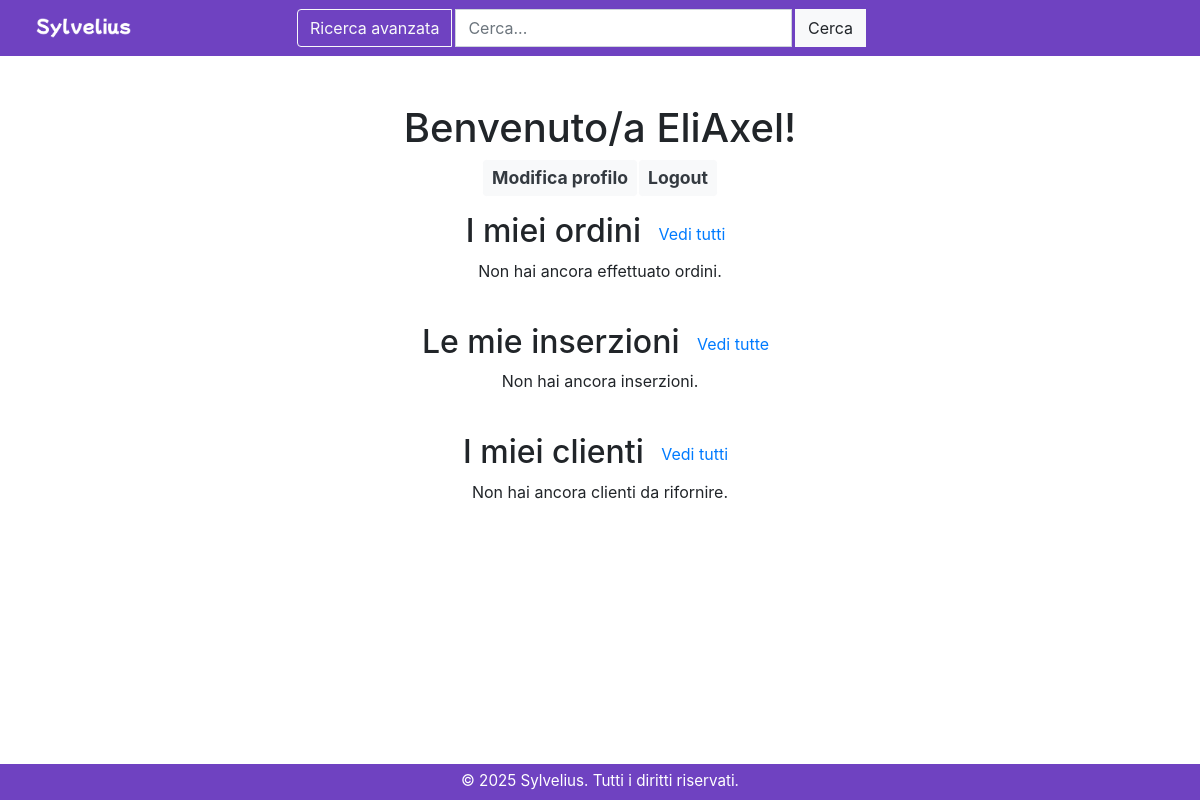
Before: /account/profilo/ (signed in) with the older database file.
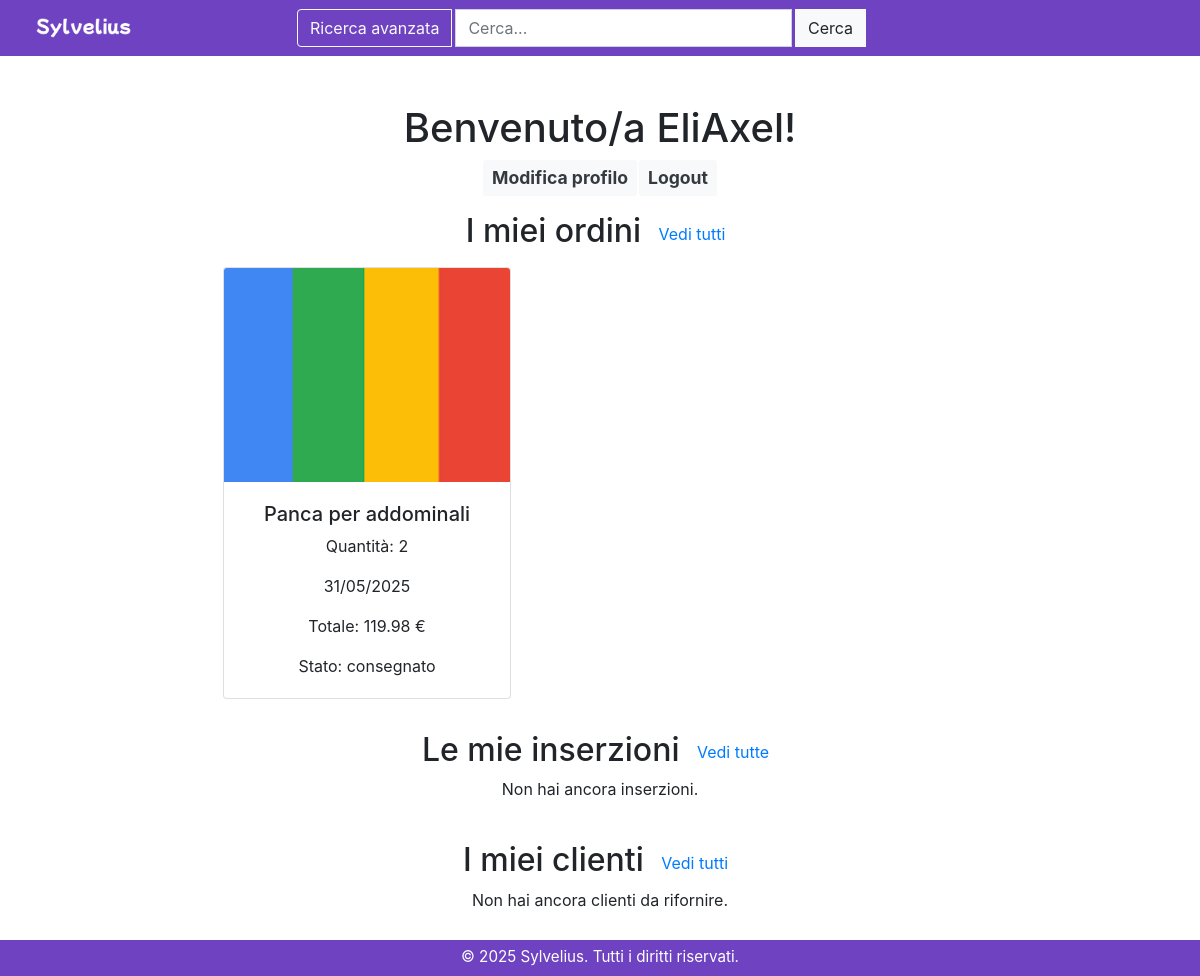
After: the same page with the newer database file.
### sylvelius/models.py (models this page shows, shortened)
class Ordine(models.Model):
    invoice_id = models.CharField(max_length=255, unique=True, blank=True, null=True)
    utente = models.ForeignKey('auth.User', on_delete=models.CASCADE, related_name='ordini')
    prodotto = models.ForeignKey(Prodotto, on_delete=models.CASCADE, related_name='ordini')
    quantita = models.PositiveIntegerField(default=1, validators=[MinValueValidator(1)])
    data_ordine = models.DateTimeField(auto_now_add=True)
    luogo_consegna = models.JSONField(null=True)
    stato_consegna = models.CharField(max_length=20, choices=[
        ('da spedire', 'Da spedire'),
        ('spedito', 'Spedito'),
        ('in transito', 'In transito'),
        ('consegnato', 'Consegnato'),
        ('annullato', 'Annullato')
    ], default='da spedire')
    @property
    def totale(self):
        return self.prodotto.prezzo * self.quantita

class Prodotto(models.Model):
    nome = models.CharField(max_length=100)
    descrizione_breve = models.CharField(max_length=255)
    descrizione = models.TextField(max_length=3000, blank=True, null=True)
    prezzo = models.DecimalField(max_digits=10, decimal_places=2)
    condizione = models.CharField(max_length=20, choices=[('nuovo', 'Nuovo'), ('usato', 'Usato')], default='nuovo')
    tags = models.ManyToManyField(Tag, related_name='prodotti', blank=True)

### sylvelius/views.py (the view, shortened to what this page needs)
# urls.py: path("account/profilo/", views.ProfiloPageView.as_view(), name="profile"),
class ProfiloPageView(CustomLoginRequiredMixin, TemplateView):
    template_name = "sylvelius/profile/profile.html"
    login_url = reverse_lazy('sylvelius:login')
    def get_context_data(self, **kwargs):
        context = super().get_context_data(**kwargs)
        utente = self.request.user
        context['user'] = utente
        context['creazioni'] = Creazione.objects.filter(utente=utente).order_by('-data_creazione')
        context['ordini'] = Ordine.objects.filter(utente=utente).order_by('-data_ordine')
        mie_creazioni = Creazione.objects.filter(utente=utente).values_list('annuncio_id', flat=True)
        prodotti_mie_creazioni = Annuncio.objects.filter(
            id__in=mie_creazioni
        ).values_list('prodotto_id', flat=True)
        ordini_clienti = (
            Ordine.objects
            .filter(prodotto_id__in=prodotti_mie_creazioni, stato_consegna='da spedire')
            .select_related('utente', 'prodotto')
        )
        clienti_dict = {}
        clienti = []
        for cliente, data in clienti_dict.items():
            cliente.ordini_da_rifornire = data['ordini_da_rifornire']
            clienti.append(cliente)
        context['clienti'] = clienti
        return context

### sylvelius/templates/sylvelius/profile/profile.html (shortened to what this page needs)
{% extends "base.html" %}
{% load static %}
{% block middle %}
<div class="container-fluid mt-5 mb-5">
    <div class="row justify-content-center">
        <div class="col-md-8 text-center">
            <h1>Benvenuto/a {{ user.username }}!</h1>
            <div class="mb-3 d-flex justify-content-center" style="gap: 2px;">
                <a href="{% url 'sylvelius:profile_edit' %}" class="btn btn-light btn-sm font-weight-bold text-dark" style="font-size: 1.1rem;">Modifica profilo</a>
                {% include "_btn_logout.html" %}
            </div>
        </div>
    </div>
    <div class="row justify-content-center mb-4">
        <div class="col-md-8 text-center">
            <h2>
                I miei ordini
                <a href="{% url 'sylvelius:profile_ordini' %}" class="btn btn-link btn-sm" style="font-size: 1rem;">Vedi tutti</a>
            </h2>
            {% if ordini %}
                <div class="scrolling-wrapper d-flex flex-row overflow-auto py-2">
                    {% for ordine in ordini|slice:5 %}
                        <div class="card mx-2" style="min-width: 18rem; max-width: 18rem;">
                            <img
                                data-prodotto-id="{{ ordine.prodotto.id }}"
                                class="card-img-top immagine-asincrona"
                                alt="{{ ordine.prodotto.nome }}"
                                src="{% static 'img/default_loading.png' %}"
                            >
                            <div class="card-body">
                                <h5 class="card-text">{{ ordine.prodotto.nome }}</h5>
                                <p class="card-text">Quantità: {{ ordine.quantita }}</p>
                                <p class="card-text">{{ ordine.data_ordine|date:"d/m/Y" }}</p>
                                <p class="card-text">Totale: {{ ordine.totale }} €</p>
                                <p class="card-text">Stato: {{ ordine.stato_consegna }}</p>
                            </div>
                        </div>
                    {% endfor %}
                </div>
            {% else %}
                <p>Non hai ancora effettuato ordini.</p>
            {% endif %}
        </div>
    </div>
    <div class="row justify-content-center mb-4">
        <div class="col-md-8 text-center">
            <h2>
                Le mie inserzioni
                <a href="{% url 'sylvelius:profile_creazioni' %}" class="btn btn-link btn-sm" style="font-size: 1rem;">Vedi tutte</a>
            </h2>
            {% if creazioni %}
                <div class="scrolling-wrapper d-flex flex-row overflow-auto py-2" style="margin-bottom: 14px;">
                    {% for creazione in creazioni|slice:5 %}
                        <div class="card mx-2" style="min-width: 18rem; max-width: 18rem;">
                            <img
                                data-prodotto-id="{{ creazione.annuncio.prodotto.id }}"
                                class="card-img-top immagine-asincrona"
                                alt="{{ creazione.annuncio.prodotto.nome }}"
                                src="{% static 'img/default_loading.png' %}"
                            >
                            <div class="card-body">
                                <h5 class="card-title">{{ creazione.annuncio.prodotto.nome }}</h5>
                                <p class="card-text">{{ creazione.annuncio.prodotto.descrizione_breve|truncatewords:15 }}</p>
                                <p class="card-text">Prezzo: {{ creazione.annuncio.prodotto.prezzo }} €</p>
                            </div>
                        </div>
                    {% endfor %}
                </div>
            {% else %}
                <p>Non hai ancora inserzioni.</p>
            {% endif %}
        </div>
    </div>
    <div class="row justify-content-center mb-4">
        <div class="col-md-8 text-center">
            <h2>
                I miei clienti
                <a  class="btn btn-link btn-sm" style="font-size: 1rem;">Vedi tutti</a>
            </h2>
            {% if clienti %}
                <div class="scrolling-wrapper d-flex flex-row overflow-auto py-2" style="margin-bottom: 14px;">
                    {% for cliente in clienti|slice:5 %}
                        <div class="card mx-2" style="min-width: 18rem; max-width: 18rem;">
                            <div class="card-body">
                                <h5 class="card-title">{{ cliente.username }}</h5>
                                {% if cliente.ordini_da_rifornire %}
                                    <p class="card-text">Ordini da rifornire: {{ cliente.ordini_da_rifornire|length }}</p>
                                    <ul class="list-unstyled">
                                        {% for ordine in cliente.ordini_da_rifornire|slice:3 %}
                                            <li>
                                                {{ ordine.prodotto.nome }} (Quantità: {{ ordine.quantita }})
                                            </li>
                                        {% endfor %}
                                    </ul>
                                {% else %}
                                    <p class="card-text">Nessun ordine da rifornire.</p>
                                {% endif %}
                            </div>
                        </div>
                    {% endfor %}
                </div>
            {% else %}
                <p>Non hai ancora clienti da rifornire.</p>
            {% endif %}
        </div>
    </div>
</div>
{% endblock %}

### templates/base.html (shortened to what this page needs)
<!DOCTYPE html>
<html>
<head>
    {% load static %}
    <link rel="stylesheet" href="https://cdn.jsdelivr.net/npm/bootstrap@4.6.1/dist/css/bootstrap.min.css">
    <link rel="stylesheet" href="https://cdn.jsdelivr.net/npm/bootstrap-icons@1.10.5/font/bootstrap-icons.css">
    <link rel="stylesheet" href="{% static 'css/base.css' %}">
    <nav class="navbar navbar-expand-lg navbar-dark" style="background-color: #6f42c1;">
        <div class="container-fluid">
            <a class="navbar-brand text-white d-flex align-items-center mr-auto" href="{% url 'sylvelius:home' %}" style="font-family: 'Copperplate', 'Copperplate Gothic Light', fantasy; font-size: 1.1rem; font-weight: bold;">
                <img src="{% static 'img/splash_art.png' %}" width="105" height="30" class="d-inline-block align-top mr-2" alt="Favicon">
            </a>
            <div class="order-lg-2 col-12 col-lg-6 px-0 mx-auto d-flex justify-content-center position-relative" style="z-index: 1100;">
                <form id="search-form" class="form-inline d-flex justify-content-center w-100" method="get" style="max-width: 800px; width: 100%;">
                    <div class="input-group w-100 position-relative">
                        <div class="input-group-prepend">
                            <button class="btn btn-outline-light mr-1" type="button" id="advanced-search-toggle">Ricerca avanzata</button>
                        </div>
                        <input id="search-input" class="form-control" type="search" placeholder="Cerca..." aria-label="Cerca" name="q" autocomplete="off">
                        <div class="input-group-append">
                            <button class="btn btn-light ml-1" type="submit" >Cerca</button>
                        </div>
                    </div>
                </form>
            </div>
        </div>
    </nav>
</head>
<body>
    <div class="text-center">
        {% block middle %}{% endblock %}
    </div>
<footer class="footer fixed-bottom py-2" style="background-color: #6f42c1; line-height: 1; height: 36px;">
    <center>
        <div class="container text-center p-0 m-0">
            <span class="text-white" style="font-size: 0.95rem;">© 2025 Sylvelius. Tutti i diritti riservati.</span>
        </div>
    </center>
</footer>
</body>
</html>

### templates/_btn_logout.html (shortened to what this page needs)
<form method="post" action="{% url 'sylvelius:logout' %}" class="mb-0">
    <button type="submit" class="btn btn-light btn-sm font-weight-bold text-dark" style="font-size: 1.1rem;">
        Logout
    </button>
</form>

### static/css/base.css (style rules this page uses)
#search-form { position: relative; z-index: 1500; }

### sylvelius/templates/sylvelius/profile/profile.html (style rules this page uses)
.scrolling-wrapper { scrollbar-width: thin; scrollbar-color: #7c3aed #f3f3f3; }

Changed rows visible on the page:
added Ordine: prodotto.nome "Panca per addominali", quantita "2", data_ordine "31/05/2025", totale "119.98", stato_consegna "consegnato"
Other visible differences:
text no longer shown: "Non hai ancora effettuato ordini."
